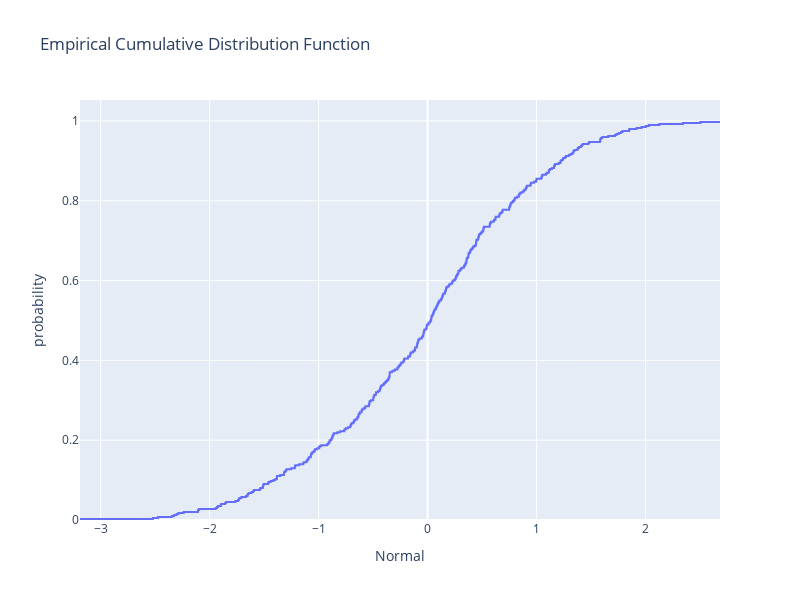

Write notebook code for a chart like this one.
### Code cell
fig = px.ecdf(df, x ="Normal",
              height = 600, width = 800,
              title="Empirical Cumulative Distribution Function")
fig.show()

### Figure 1 — Plotly figure (JSON) as saved in the notebook; plotly's stock layout.template omitted (floating-point values rounded to 4 significant figures; data arrays with more than 128 entries replaced by an {"elided": "..."} marker saying what was removed)
{"data": [{"hovertemplate": "Normal=%{x}<br>probability=%{y}<extra></extra>", "legendgroup": "", "line": {"dash": "solid", "shape": "hv"}, "marker": {"color": "#636efa", "symbol": "circle"}, "mode": "lines", "name": "", "orientation": "v", "showlegend": false, "type": "scatter", "x": {"elided": "400 float values"}, "xaxis": "x", "y": {"elided": "400 float values"}, "yaxis": "y"}], "layout": {"height": 600, "legend": {"tracegroupgap": 0}, "title": {"text": "Empirical Cumulative Distribution Function"}, "width": 800, "xaxis": {"anchor": "y", "domain": [0, 1], "title": {"text": "Normal"}}, "yaxis": {"anchor": "x", "domain": [0, 1], "rangemode": "tozero", "title": {"text": "probability"}}}}
